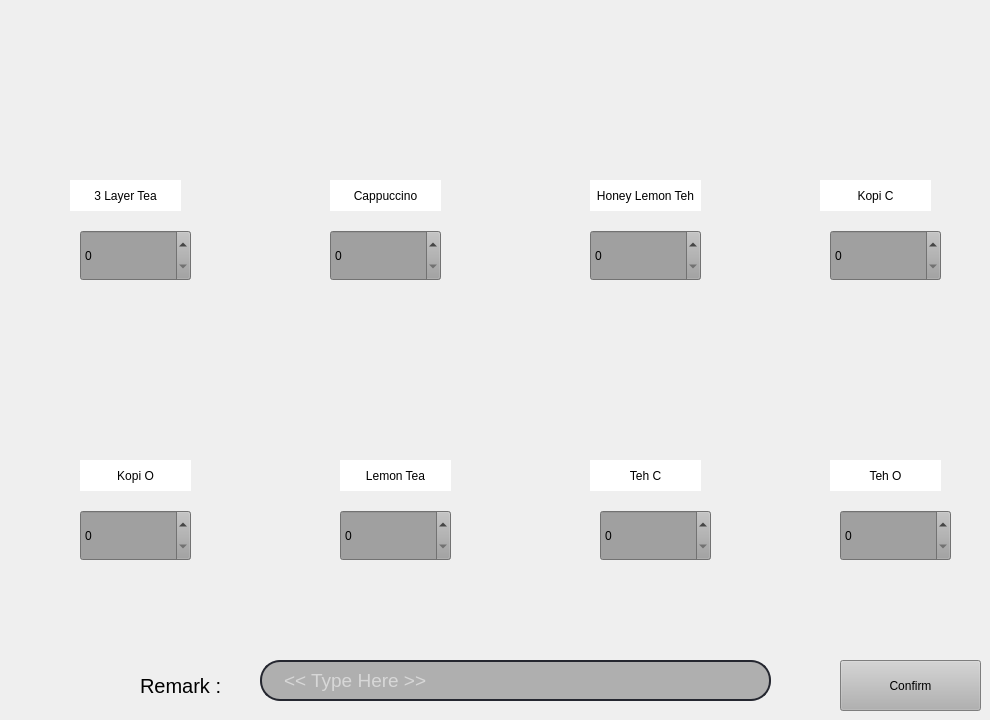
            <widget class="QWidget" name="page_2">
             <widget class="QLabel" name="LayerTea">
              <property name="geometry">
               <rect>
                <x>60</x>
                <y>50</y>
                <width>131</width>
                <height>111</height>
               </rect>
              </property>
              <property name="text">
               <string/>
              </property>
              <property name="pixmap">
               <pixmap>Menu pic/3 layer tea.jpg</pixmap>
              </property>
              <property name="scaledContents">
               <bool>true</bool>
              </property>
             </widget>
             <widget class="QLabel" name="Cappuccino">
              <property name="geometry">
               <rect>
                <x>320</x>
                <y>50</y>
                <width>131</width>
                <height>111</height>
               </rect>
              </property>
              <property name="text">
               <string/>
              </property>
              <property name="pixmap">
               <pixmap>Menu pic/Cappuccino.jpg</pixmap>
              </property>
              <property name="scaledContents">
               <bool>true</bool>
              </property>
             </widget>
             <widget class="QLabel" name="HoneyLemonTea">
              <property name="geometry">
               <rect>
                <x>570</x>
                <y>50</y>
                <width>131</width>
                <height>111</height>
               </rect>
              </property>
              <property name="text">
               <string/>
              </property>
              <property name="pixmap">
               <pixmap>Menu pic/honey lemon teh.jpg</pixmap>
              </property>
              <property name="scaledContents">
               <bool>true</bool>
              </property>
             </widget>
             <widget class="QLabel" name="KopiC">
              <property name="geometry">
               <rect>
                <x>810</x>
                <y>50</y>
                <width>131</width>
                <height>111</height>
               </rect>
              </property>
              <property name="text">
               <string/>
              </property>
              <property name="pixmap">
               <pixmap>Menu pic/kopi c.jpg</pixmap>
              </property>
              <property name="scaledContents">
               <bool>true</bool>
              </property>
             </widget>
             <widget class="QLabel" name="KopiC_2">
              <property name="geometry">
               <rect>
                <x>60</x>
                <y>330</y>
                <width>131</width>
                <height>111</height>
               </rect>
              </property>
              <property name="text">
               <string/>
              </property>
              <property name="pixmap">
               <pixmap>Menu pic/kopi o.jpg</pixmap>
              </property>
              <property name="scaledContents">
               <bool>true</bool>
              </property>
             </widget>
             <widget class="QLabel" name="LemonTea">
              <property name="geometry">
               <rect>
                <x>320</x>
                <y>330</y>
                <width>131</width>
                <height>111</height>
               </rect>
              </property>
              <property name="text">
               <string/>
              </property>
              <property name="pixmap">
               <pixmap>Menu pic/lemon teh.jpg</pixmap>
              </property>
              <property name="scaledContents">
               <bool>true</bool>
              </property>
             </widget>
             <widget class="QLabel" name="TehC">
              <property name="geometry">
               <rect>
                <x>580</x>
                <y>330</y>
                <width>131</width>
                <height>111</height>
               </rect>
              </property>
              <property name="text">
               <string/>
              </property>
              <property name="pixmap">
               <pixmap>Menu pic/teh c.jpg</pixmap>
              </property>
              <property name="scaledContents">
               <bool>true</bool>
              </property>
             </widget>
             <widget class="QLabel" name="TehO">
              <property name="geometry">
               <rect>
                <x>820</x>
                <y>330</y>
                <width>131</width>
                <height>111</height>
               </rect>
              </property>
              <property name="text">
               <string/>
              </property>
              <property name="pixmap">
               <pixmap>Menu pic/teh o.jpg</pixmap>
              </property>
              <property name="scaledContents">
               <bool>true</bool>
              </property>
             </widget>
             <widget class="QLabel" name="label_16">
              <property name="geometry">
               <rect>
                <x>70</x>
                <y>180</y>
                <width>111</width>
                <height>31</height>
               </rect>
              </property>
              <property name="styleSheet">
               <string notr="true">background-color: rgb(255, 255, 255);</string>
              </property>
              <property name="text">
               <string>3 Layer Tea</string>
              </property>
              <property name="scaledContents">
               <bool>false</bool>
              </property>
              <property name="alignment">
               <set>Qt::AlignCenter</set>
              </property>
              <property name="wordWrap">
               <bool>false</bool>
              </property>
             </widget>
             <widget class="QLabel" name="label_17">
              <property name="geometry">
               <rect>
                <x>330</x>
                <y>180</y>
                <width>111</width>
                <height>31</height>
               </rect>
              </property>
              <property name="styleSheet">
               <string notr="true">background-color: rgb(255, 255, 255);</string>
              </property>
              <property name="text">
               <string>Cappuccino</string>
              </property>
              <property name="scaledContents">
               <bool>false</bool>
              </property>
              <property name="alignment">
               <set>Qt::AlignCenter</set>
              </property>
              <property name="wordWrap">
               <bool>false</bool>
              </property>
             </widget>
             <widget class="QLabel" name="label_18">
              <property name="geometry">
               <rect>
                <x>590</x>
                <y>180</y>
                <width>111</width>
                <height>31</height>
               </rect>
              </property>
              <property name="styleSheet">
               <string notr="true">background-color: rgb(255, 255, 255);</string>
              </property>
              <property name="text">
               <string>Honey Lemon Teh</string>
              </property>
              <property name="scaledContents">
               <bool>false</bool>
              </property>
              <property name="alignment">
               <set>Qt::AlignCenter</set>
              </property>
              <property name="wordWrap">
               <bool>false</bool>
              </property>
             </widget>
             <widget class="QLabel" name="label_19">
              <property name="geometry">
               <rect>
                <x>820</x>
                <y>180</y>
                <width>111</width>
                <height>31</height>
               </rect>
              </property>
              <property name="styleSheet">
               <string notr="true">background-color: rgb(255, 255, 255);</string>
              </property>
              <property name="text">
               <string>Kopi C</string>
              </property>
              <property name="scaledContents">
               <bool>false</bool>
              </property>
              <property name="alignment">
               <set>Qt::AlignCenter</set>
              </property>
              <property name="wordWrap">
               <bool>false</bool>
              </property>
             </widget>
             <widget class="QLabel" name="label_20">
              <property name="geometry">
               <rect>
                <x>80</x>
                <y>460</y>
                <width>111</width>
                <height>31</height>
               </rect>
              </property>
              <property name="styleSheet">
               <string notr="true">background-color: rgb(255, 255, 255);</string>
              </property>
              <property name="text">
               <string>Kopi O</string>
              </property>
              <property name="scaledContents">
               <bool>false</bool>
              </property>
              <property name="alignment">
               <set>Qt::AlignCenter</set>
              </property>
              <property name="wordWrap">
               <bool>false</bool>
              </property>
             </widget>
             <widget class="QLabel" name="label_21">
              <property name="geometry">
               <rect>
                <x>340</x>
                <y>460</y>
                <width>111</width>
                <height>31</height>
               </rect>
              </property>
              <property name="styleSheet">
               <string notr="true">background-color: rgb(255, 255, 255);</string>
              </property>
              <property name="text">
               <string>Lemon Tea</string>
              </property>
              <property name="scaledContents">
               <bool>false</bool>
              </property>
              <property name="alignment">
               <set>Qt::AlignCenter</set>
              </property>
              <property name="wordWrap">
               <bool>false</bool>
              </property>
             </widget>
             <widget class="QLabel" name="label_22">
              <property name="geometry">
               <rect>
                <x>590</x>
                <y>460</y>
                <width>111</width>
                <height>31</height>
               </rect>
              </property>
              <property name="styleSheet">
               <string notr="true">background-color: rgb(255, 255, 255);</string>
              </property>
              <property name="text">
               <string>Teh C</string>
              </property>
              <property name="scaledContents">
               <bool>false</bool>
              </property>
              <property name="alignment">
               <set>Qt::AlignCenter</set>
              </property>
              <property name="wordWrap">
               <bool>false</bool>
              </property>
             </widget>
             <widget class="QLabel" name="label_23">
              <property name="geometry">
               <rect>
                <x>830</x>
                <y>460</y>
                <width>111</width>
                <height>31</height>
               </rect>
              </property>
              <property name="styleSheet">
               <string notr="true">background-color: rgb(255, 255, 255);</string>
              </property>
              <property name="text">
               <string>Teh O</string>
              </property>
              <property name="scaledContents">
               <bool>false</bool>
              </property>
              <property name="alignment">
               <set>Qt::AlignCenter</set>
              </property>
              <property name="wordWrap">
               <bool>false</bool>
              </property>
             </widget>
             <widget class="QSpinBox" name="spinBox_16">
              <property name="geometry">
               <rect>
                <x>80</x>
                <y>230</y>
                <width>111</width>
                <height>51</height>
               </rect>
              </property>
              <property name="styleSheet">
               <string notr="true">background-color: rgb(160, 160, 160);</string>
              </property>
             </widget>
             <widget class="QSpinBox" name="spinBox_17">
              <property name="geometry">
               <rect>
                <x>330</x>
                <y>230</y>
                <width>111</width>
                <height>51</height>
               </rect>
              </property>
              <property name="styleSheet">
               <string notr="true">background-color: rgb(160, 160, 160);</string>
              </property>
             </widget>
             <widget class="QSpinBox" name="spinBox_18">
              <property name="geometry">
               <rect>
                <x>590</x>
                <y>230</y>
                <width>111</width>
                <height>51</height>
               </rect>
              </property>
              <property name="styleSheet">
               <string notr="true">background-color: rgb(160, 160, 160);</string>
              </property>
             </widget>
             <widget class="QSpinBox" name="spinBox_19">
              <property name="geometry">
               <rect>
                <x>830</x>
                <y>230</y>
                <width>111</width>
                <height>51</height>
               </rect>
              </property>
              <property name="styleSheet">
               <string notr="true">background-color: rgb(160, 160, 160);</string>
              </property>
             </widget>
             <widget class="QSpinBox" name="spinBox_20">
              <property name="geometry">
               <rect>
                <x>80</x>
                <y>510</y>
                <width>111</width>
                <height>51</height>
               </rect>
              </property>
              <property name="styleSheet">
               <string notr="true">background-color: rgb(160, 160, 160);</string>
              </property>
             </widget>
             <widget class="QSpinBox" name="spinBox_21">
              <property name="geometry">
               <rect>
                <x>340</x>
                <y>510</y>
                <width>111</width>
                <height>51</height>
               </rect>
              </property>
              <property name="styleSheet">
               <string notr="true">background-color: rgb(160, 160, 160);</string>
              </property>
             </widget>
             <widget class="QSpinBox" name="spinBox_22">
              <property name="geometry">
               <rect>
                <x>600</x>
                <y>510</y>
                <width>111</width>
                <height>51</height>
               </rect>
              </property>
              <property name="styleSheet">
               <string notr="true">background-color: rgb(160, 160, 160);</string>
              </property>
             </widget>
             <widget class="QSpinBox" name="spinBox_23">
              <property name="geometry">
               <rect>
                <x>840</x>
                <y>510</y>
                <width>111</width>
                <height>51</height>
               </rect>
              </property>
              <property name="styleSheet">
               <string notr="true">background-color: rgb(160, 160, 160);</string>
              </property>
             </widget>
             <widget class="QPushButton" name="pushButton">
              <property name="geometry">
               <rect>
                <x>840</x>
                <y>660</y>
                <width>141</width>
                <height>51</height>
               </rect>
              </property>
              <property name="styleSheet">
               <string notr="true">background-color: rgb(177, 177, 177);</string>
              </property>
              <property name="text">
               <string>Confirm</string>
              </property>
             </widget>
             <widget class="QLabel" name="Remark_2">
              <property name="geometry">
               <rect>
                <x>140</x>
                <y>670</y>
                <width>111</width>
                <height>31</height>
               </rect>
              </property>
              <property name="font">
               <font>
                <pointsize>15</pointsize>
               </font>
              </property>
              <property name="styleSheet">
               <string notr="true">background-color: rgba(0);</string>
              </property>
              <property name="text">
               <string>Remark :</string>
              </property>
             </widget>
             <widget class="QLineEdit" name="lineEdit_4">
              <property name="geometry">
               <rect>
                <x>260</x>
                <y>660</y>
                <width>511</width>
                <height>41</height>
               </rect>
              </property>
              <property name="font">
               <font>
                <family>Arial</family>
                <pointsize>14</pointsize>
               </font>
              </property>
              <property name="styleSheet">
               <string notr="true">
QLineEdit{
     border: 2px solid rgb(37 ,39 , 48);
     border-radius: 20px;
     color: #FFF;
	 padding-left: 20px;
	 padding-right: 20px;
	 background-color: rgb(175, 175, 175);
}

QLineEdit:hover{
	border: 2px solid rgb(48,50,62);

}

QLineEdit:focus{
	border: 2px solid rgb(85, 170, 255);
	 background-color: rgb(43, 45 , 56);
}</string>
              </property>
              <property name="placeholderText">
               <string>&lt;&lt; Type Here &gt;&gt;</string>
              </property>
             </widget>
            </widget>
